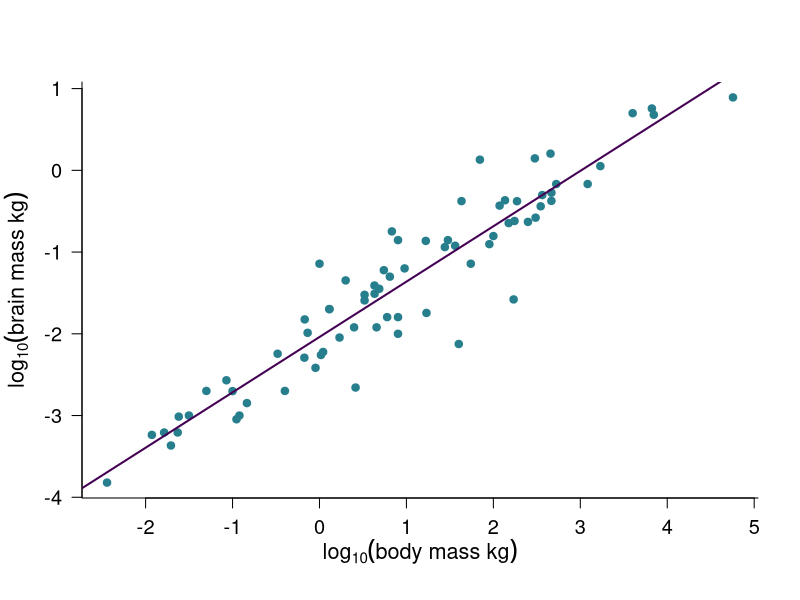
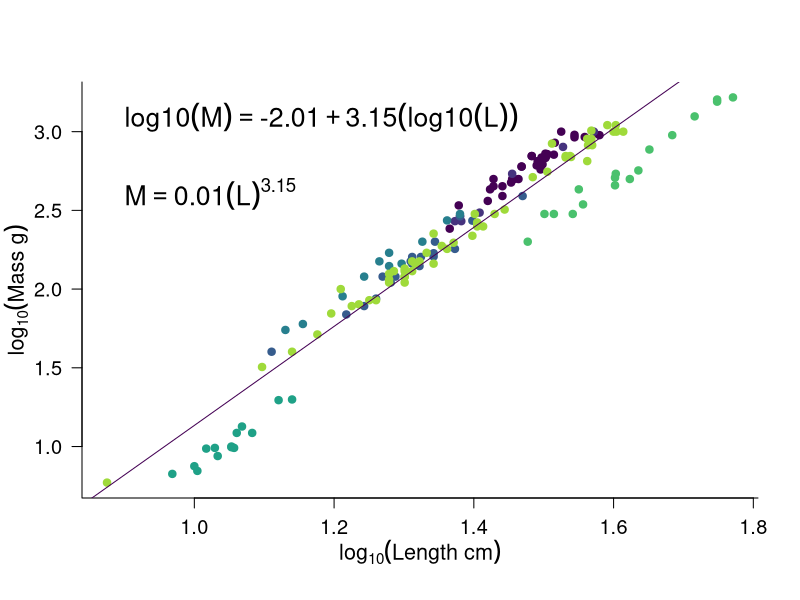
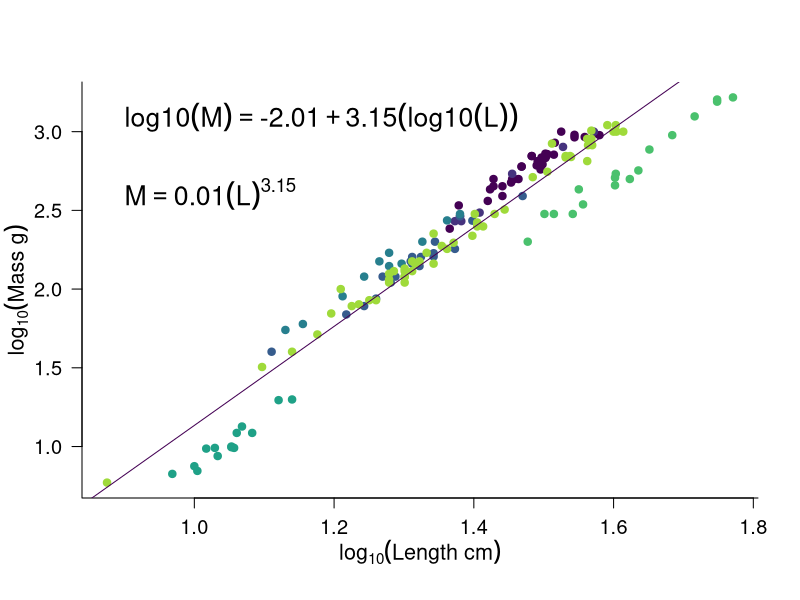
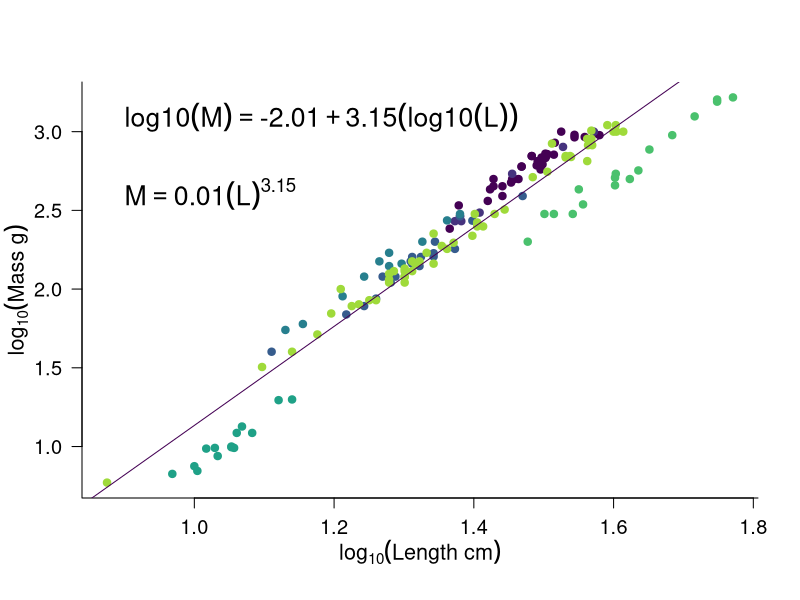
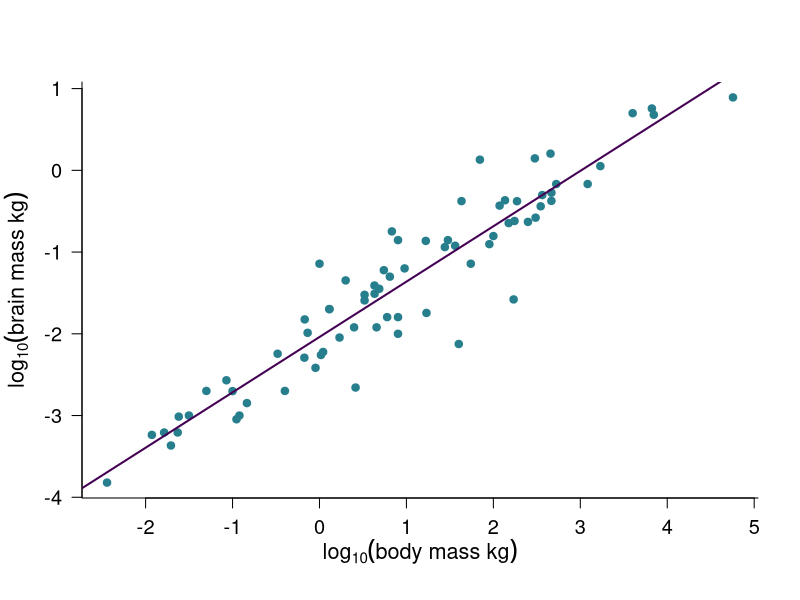

Reproduce these figures in R, in order.
## ---- chunk 1
# set some global knitr build options, notably the default figure size
knitr::opts_chunk$set(collapse = TRUE, comment = "#-", 
                      fig.width = 5, fig.height = 5)

# load the viridis package for pretty and accessible colours especially for those with 
# colour blindness. You will need to install this if you dont have it already using
# install.packages("viridis")
library(viridis)

# Here I create a palette of 8 colours from the viridis spectrum. I can then access these colours
# within plotting commands by e.g. plot(0,0, col = 1), or plot(0,0, col = 4) or plot(0,0, col = 8).
# This palette is also useful as it will print clearly in greyscale without any extra effort.
# see vignette for viridis for more details.
palette(viridis(8))

## ---- chunk 2

# read in the data
mydata <- read.csv("assets/data/brain-data.csv", header = T )

# Im going to convert to kilograms so we get some numbers less 
# than 1 for this example
mydata$brain <- mydata$brain / 1000
mydata$body <- mydata$body / 1000

# plot the log transformed data as a scatter plot
plot(log10(mydata$body), log10(mydata$brain),
     pch = 19, las = 1, bty = "L",
     xlab = expression(log[10](body~mass~kg)),
     ylab = expression(log[10](brain~mass~kg)),
     cex.lab = 1.3,
     cex.axis = 1.2,
     col = 4,
     mgp = c(2.5, 1, 0))
abline(glm(log10(brain)~log10(body), data = mydata), col = 1, lwd = 2 )



## ---- chunk 3

library(rrcov, verbose=F, quietly=T)
data("fish")

with(fish[complete.cases(fish) & fish$Weight>0,],{

# plot the log transformed data as a scatter plot
plot(log10(Length1), log10(Weight),
     pch = 19, las = 1, bty = "L",
     xlab = expression(log[10](Length~cm)),
     ylab = expression(log[10](Mass~g)),
     cex.lab = 1.3,
     cex.axis = 1.2,
     col = Species,
     mgp = c(2.5, 1, 0))
  
  
m1 <- glm(log10(Weight)~log10(Length1), data = fish[complete.cases(fish) & fish$Weight>0,])

# add the glm line to the plot
abline(m1, col = 1 )

# print the equation on the plot
m1_coef <- round(coef(m1), 2) # extract coefficients 
text(0.9, 3,
     bquote( log10(M) == .(m1_coef[1]) + .(m1_coef[2]) * (log10(L)) ),
     cex = 1.6, adj = c(0,0))
text(0.9, 2.5,
     bquote( M == .(round(10^m1_coef[1], 3)) * (L) ^ .(m1_coef[2]) ), 
     cex = 1.6, adj = c(0,0))

}) # end with() statement


## ---- chunk 4

with(fish[complete.cases(fish) & fish$Weight>0,],{

# plot the log transformed data as a scatter plot
plot(log10(Length1), log10(Weight),
     pch = 19, las = 1, bty = "L",
     xlab = expression(log[10](Length~cm)),
     ylab = expression(log[10](Mass~g)),
     cex.lab = 1.3,
     cex.axis = 1.2,
     col = Species,
     mgp = c(2.5, 1, 0))
  
  
m1 <- glm(log10(Weight)~log10(Length1), data = fish[complete.cases(fish) & fish$Weight>0,])

# add the glm line to the plot
abline(m1, col = 1 )

# print the equation on the plot
m1_coef <- round(coef(m1), 2) # extract coefficients 
text(0.9, 3,
     bquote( log10(M) == .(m1_coef[1]) + .(m1_coef[2]) * (log10(L)) ),
     cex = 1.6, adj = c(0,0))
text(0.9, 2.5,
     bquote( M == .(round(10^m1_coef[1], 3)) * (L) ^ .(m1_coef[2]) ), 
     cex = 1.6, adj = c(0,0))

}) # end with() statement

## ---- chunk 5

with(fish[complete.cases(fish) & fish$Weight>0,],{

# plot the log transformed data as a scatter plot
plot(log10(Length1), log10(Weight),
     pch = 19, las = 1, bty = "L",
     xlab = expression(log[10](Length~cm)),
     ylab = expression(log[10](Mass~g)),
     cex.lab = 1.3,
     cex.axis = 1.2,
     col = Species,
     mgp = c(2.5, 1, 0))
  
  
m1 <- glm(log10(Weight)~log10(Length1), data = fish[complete.cases(fish) & fish$Weight>0,])

# add the glm line to the plot
abline(m1, col = 1 )

# print the equation on the plot
m1_coef <- round(coef(m1), 2) # extract coefficients 
text(0.9, 3,
     bquote( log10(M) == .(m1_coef[1]) + .(m1_coef[2]) * (log10(L)) ),
     cex = 1.6, adj = c(0,0))
text(0.9, 2.5,
     bquote( M == .(round(10^m1_coef[1], 3)) * (L) ^ .(m1_coef[2]) ), 
     cex = 1.6, adj = c(0,0))

}) # end with() statement

## ---- chunk 6
# plot the log transformed data as a scatter plot
plot(log10(mydata$body), log10(mydata$brain),
     pch = 19, las = 1, bty = "L",
     xlab = expression(log[10](body~mass~kg)),
     ylab = expression(log[10](brain~mass~kg)),
     cex.lab = 1.3,
     cex.axis = 1.2,
     col = 4,
     mgp = c(2.5, 1, 0))
abline(glm(log10(brain)~log10(body), data = mydata), col = 1, lwd = 2 )
